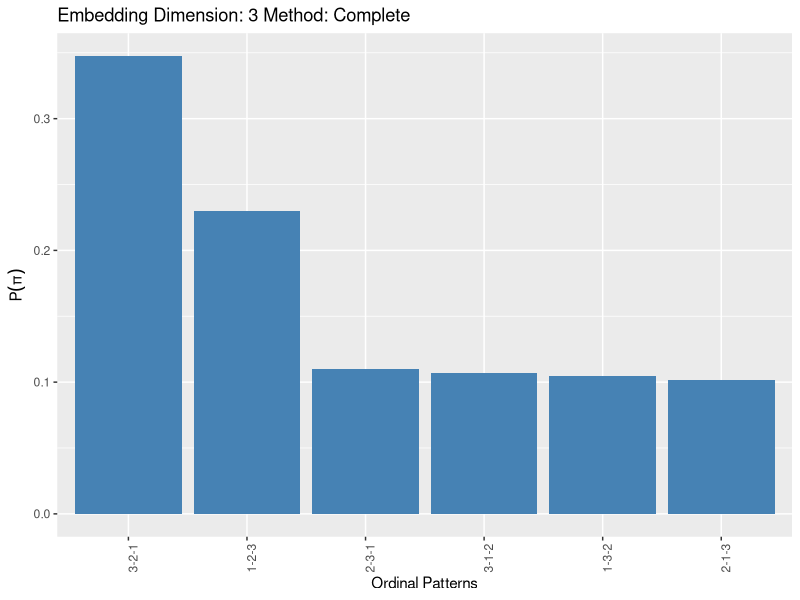
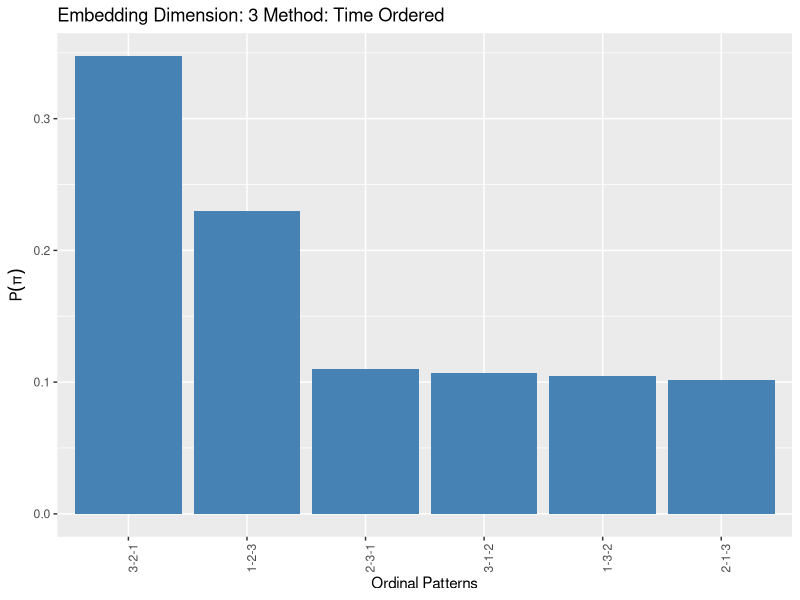
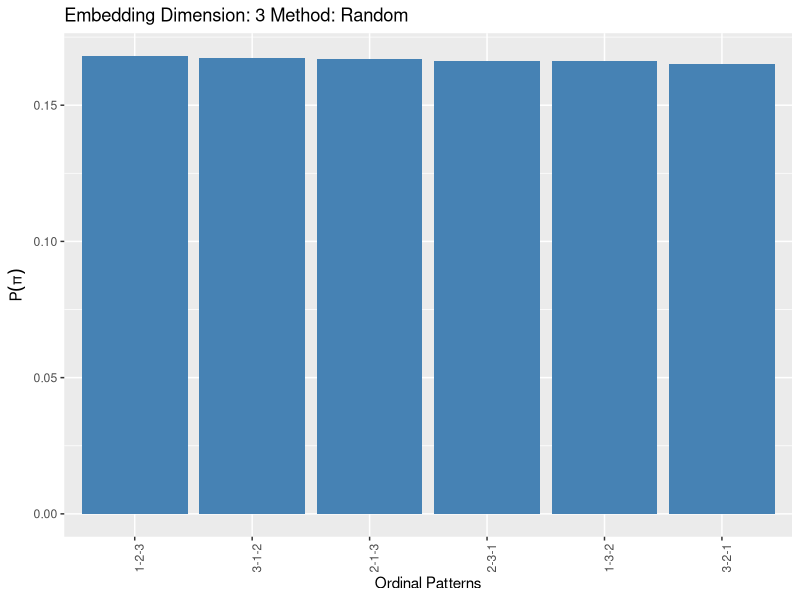
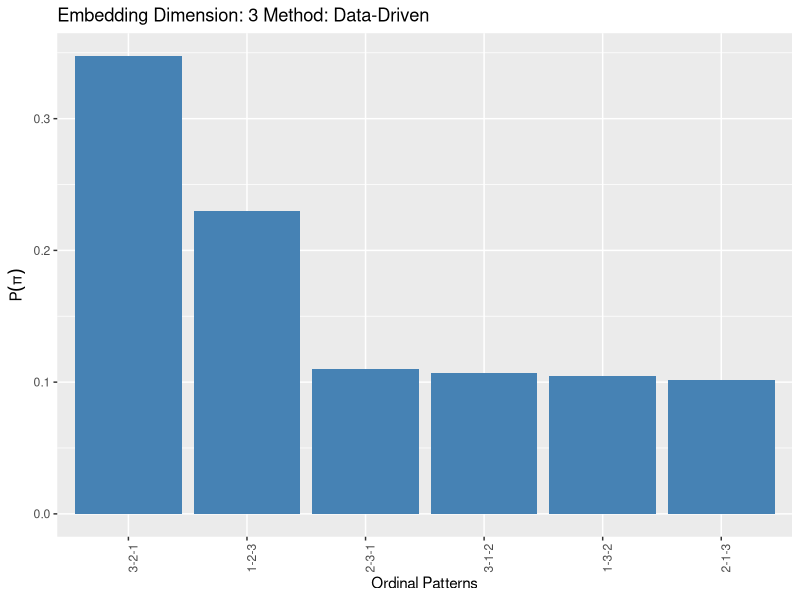
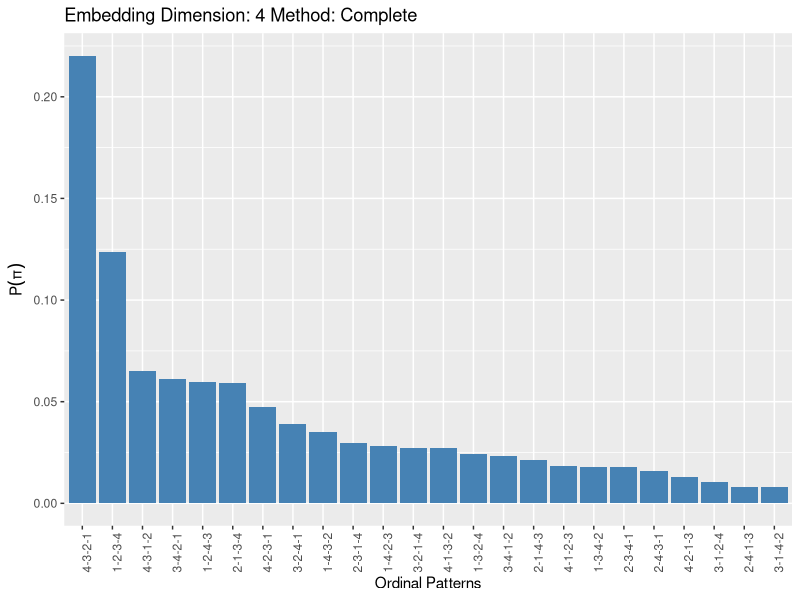
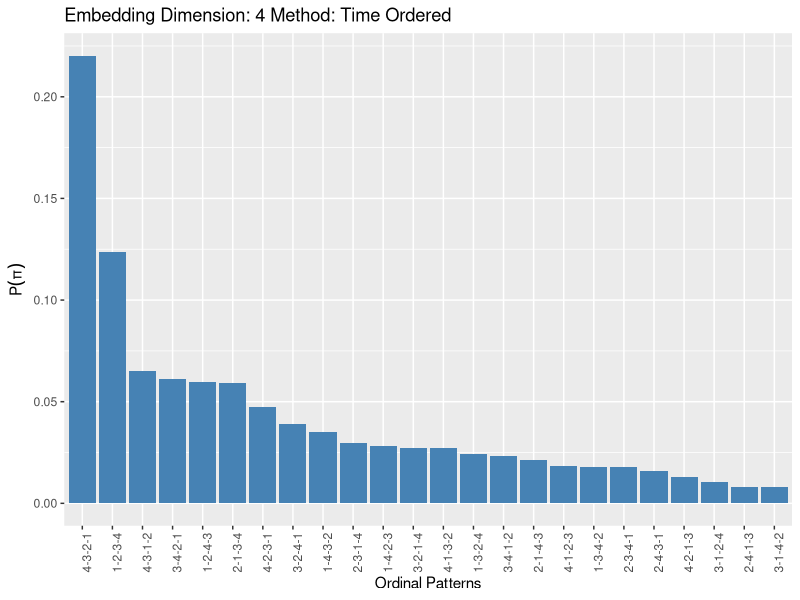
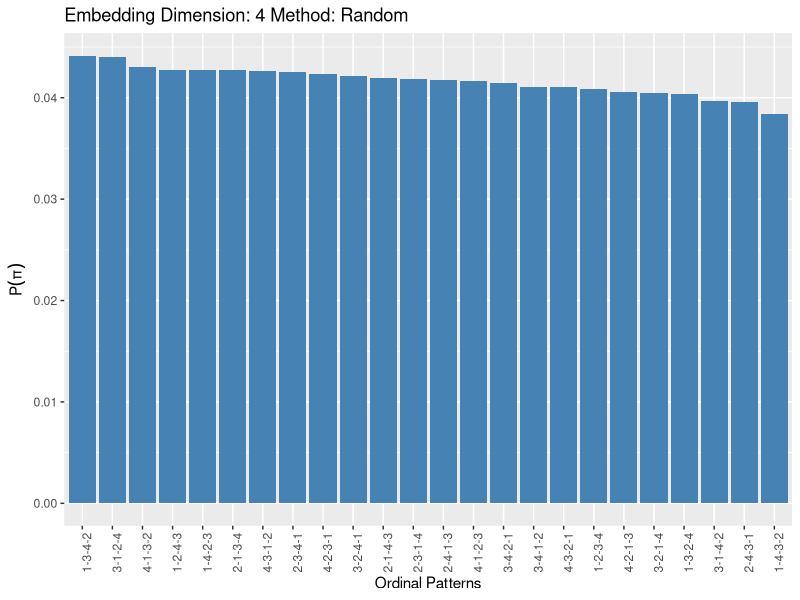
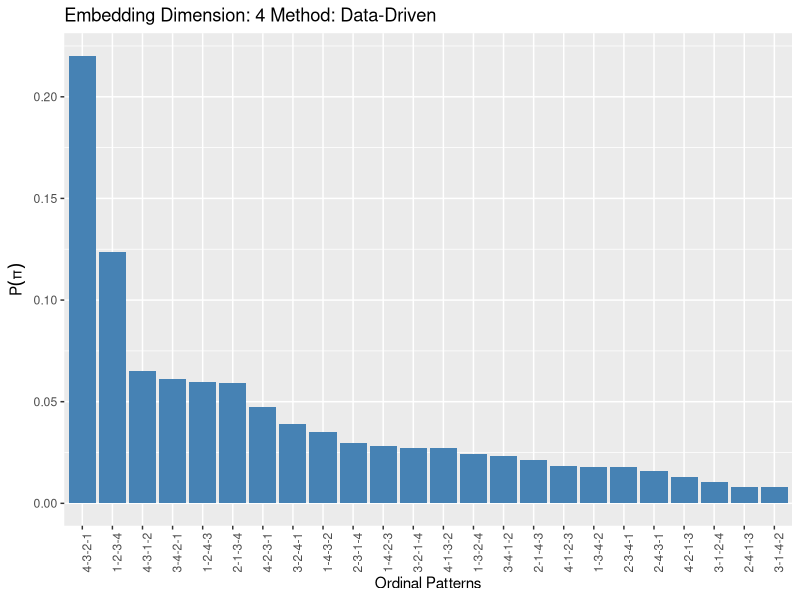

Write the R code that produced these figures, in order.
# Required libraries
library(readxl)
library(ggplot2)

# Function to compute ordinal patterns for a given embedding dimension
compute_ordinal_patterns <- function(series, emb_dim) {
  n <- length(series)
  patterns <- vector("list", n - emb_dim + 1)
  
  for (i in 1:(n - emb_dim + 1)) {
    subseries <- series[i:(i + emb_dim - 1)]
    patterns[[i]] <- order(subseries)
  }
  
  return(patterns)
}

# Function to find the frequency of each ordinal pattern
ordinal_pattern_frequencies <- function(series, emb_dim) {
  patterns <- compute_ordinal_patterns(series, emb_dim)
  patterns_str <- sapply(patterns, paste, collapse = "-")
  freq_table <- table(patterns_str)
  
  # Convert to data frame for better readability
  freq_df <- as.data.frame(freq_table)
  colnames(freq_df) <- c("Pattern", "Frequency")
  
  return(freq_df)
}

# Function to calculate probabilities from frequencies
calculate_probabilities <- function(freq_df) {
  total_patterns <- sum(freq_df$Frequency)
  probabilities <- freq_df$Frequency / total_patterns
  freq_df$Probability <- probabilities
  return(freq_df)
}

# Function to calculate permutation entropy (Shannon entropy)
calculate_permutation_entropy <- function(probabilities) {
  entropy <- -sum(probabilities * log2(probabilities), na.rm = TRUE)
  return(entropy)
}

# Function to calculate Kullback-Leibler divergence
kl_divergence <- function(P, Q) {
  divergence <- sum(P * log2(P / Q), na.rm = TRUE)
  return(divergence)
}

# Function to calculate Jensen-Shannon divergence
js_divergence <- function(P, Q) {
  M <- 0.5 * (P + Q)
  jsd <- 0.5 * kl_divergence(P, M) + 0.5 * kl_divergence(Q, M)
  return(jsd)
}

# Function to calculate Jensen-Shannon entropy
calculate_js_entropy <- function(probabilities) {
  uniform_prob <- rep(1 / length(probabilities), length(probabilities))
  jsd <- js_divergence(probabilities, uniform_prob)
  js_entropy <- sqrt(jsd)
  return(js_entropy)
}

# Function to plot the frequencies of the ordinal patterns (Histogram)
plot_frequencies <- function(freq_df, title_txt) {
  ggplot(freq_df, aes(x = reorder(Pattern, -Probability), y = Probability)) +
    geom_bar(stat = "identity", fill = "steelblue") +
    xlab("Ordinal Patterns") +
    ylab(expression(P(π))) +
    ggtitle(title_txt) +
    theme(axis.text.x = element_text(angle = 90, hjust = 1))
}

# Function to obtain a series from modified series
get_modified_series <- function(series, method) {
  if (method == "Complete") {
    return(series)
  } else if (method == "Time Ordered") {
    return(series)
  } else if (method == "Random") {
    set.seed(123)
    return(sample(series))
  } else if (method == "Data-Driven") {
    return(series)
  }
}

# Example usage
CAC <- read_excel("Load/CAC.xlsx")
View(CAC)
series <- CAC[[2]]  # Assuming the second column contains the series
timestamp <- CAC[[1]]

# Define the embedding dimensions and titles
embedding_dimensions <- 3:7
title <- c("Complete", "Time Ordered", "Random", "Data-Driven")

# Initialize list to store complexity results
complexity_results <- list()

# Calculate and plot for each embedding dimension and each method
for (emb_dim in embedding_dimensions) {
  for (method in title) {
    modified_series <- get_modified_series(series, method)
    pattern_frequencies <- ordinal_pattern_frequencies(modified_series, emb_dim)
    probabilities_df <- calculate_probabilities(pattern_frequencies)
    probabilities <- probabilities_df$Probability
    shannon_entropy <- calculate_permutation_entropy(probabilities)
    js_entropy <- calculate_js_entropy(probabilities)
    
    complexity_results[[paste(emb_dim, method, sep = "_")]] <- data.frame(
      EmbeddingDimension = emb_dim,
      Method = method,
      PermutationEntropy = shannon_entropy,
      JensenShannonEntropy = js_entropy
    )
    
    print(paste("Embedding Dimension:", emb_dim, "Method:", method))
    print(paste("Permutation Entropy:", shannon_entropy))
    print(paste("Jensen-Shannon Entropy:", js_entropy))
    
    # Plot frequencies for a specific embedding dimension and method
    print(plot_frequencies(probabilities_df, paste("Embedding Dimension:", emb_dim, "Method:", method)))
  }
}

# Combine all results into a single data frame
all_complexity_results <- do.call(rbind, complexity_results)

# Function to plot Complexity-Entropy Causality Plane
plot_cecp <- function(cecp_results) {
  ggplot(cecp_results, aes(x = PermutationEntropy, y = JensenShannonEntropy, color = Method)) +
    geom_point(size = 3) +
    geom_text(aes(label = EmbeddingDimension), vjust = -1, hjust = 1) +
    xlab("Permutation Entropy") +
    ylab("Jensen-Shannon Entropy") +
    ggtitle("Complexity-Entropy Causality Plane") +
    theme_minimal()
}

# Plot Complexity-Entropy Causality Plane
plot_cecp(all_complexity_results)

